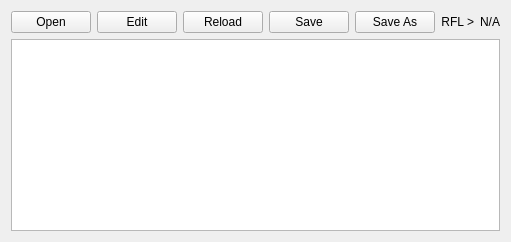
      <widget class="QWidget" name="tab">
       <attribute name="title">
        <string>File</string>
       </attribute>
       <layout class="QGridLayout" name="gridLayout_6">
        <item row="1" column="0" colspan="7">
         <widget class="QPlainTextEdit" name="gcode_pte">
          <property name="font">
           <font>
            <family>Latin Modern Mono</family>
            <pointsize>14</pointsize>
            <weight>75</weight>
            <bold>true</bold>
           </font>
          </property>
         </widget>
        </item>
        <item row="0" column="6">
         <widget class="QLabel" name="start_line_lb">
          <property name="text">
           <string>N/A</string>
          </property>
          <property name="alignment">
           <set>Qt::AlignRight|Qt::AlignTrailing|Qt::AlignVCenter</set>
          </property>
         </widget>
        </item>
        <item row="0" column="4">
         <widget class="QPushButton" name="save_as_pb">
          <property name="text">
           <string>Save As</string>
          </property>
          <property name="led_indicator" stdset="0">
           <bool>true</bool>
          </property>
         </widget>
        </item>
        <item row="0" column="0">
         <widget class="QPushButton" name="open_pb">
          <property name="text">
           <string>Open</string>
          </property>
         </widget>
        </item>
        <item row="0" column="5">
         <widget class="QLabel" name="label_46">
          <property name="text">
           <string>RFL &gt;</string>
          </property>
          <property name="alignment">
           <set>Qt::AlignRight|Qt::AlignTrailing|Qt::AlignVCenter</set>
          </property>
         </widget>
        </item>
        <item row="0" column="2">
         <widget class="QPushButton" name="reload_pb">
          <property name="text">
           <string>Reload</string>
          </property>
         </widget>
        </item>
        <item row="0" column="3">
         <widget class="QPushButton" name="save_pb">
          <property name="text">
           <string>Save</string>
          </property>
          <property name="led_indicator" stdset="0">
           <bool>true</bool>
          </property>
         </widget>
        </item>
        <item row="0" column="1">
         <widget class="QPushButton" name="edit_pb">
          <property name="text">
           <string>Edit</string>
          </property>
         </widget>
        </item>
       </layout>
      </widget>
